Frame 1 (no input): blank canvas, image omitted
Frame 60 (no input): blank canvas, image omitted
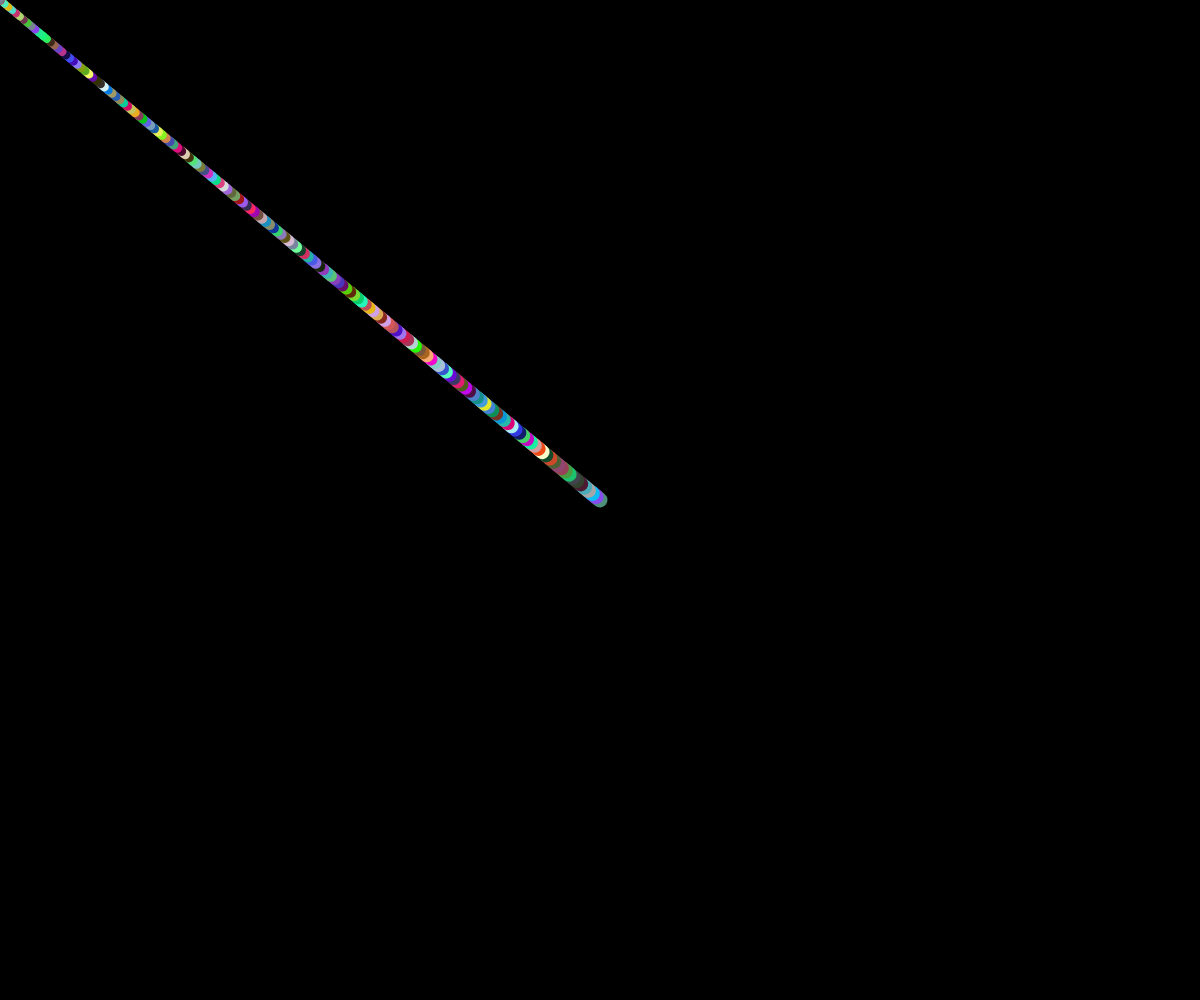
Frame 120 (the mouse pressed at the canvas centre since frame 60)

The p5.js sketch whose frames 1 and 60 were blank and that drew this single picture after the mouse press (run headless with seeded random() and noise() and a simulated clock; from frame 60 on, the mouse is pressed at the canvas centre):

// p5.js sketch
// ── sketch.js
var seg;
var seg1;
var tentacle;
var l=5;
var num=300;

function setup() {
  createCanvas(windowWidth, windowHeight);
  let parent=new Segment([width/2,height/2,0,l]);
  for(let i=0;i<num;i++){
    seg1=new Segment([parent,0,l]);
    parent.child=seg1;
    parent=seg1;
  }
  tentacle=parent;
}

function draw() {
  background(0);
  let i=num+1;
  tentacle.follow(mouseX,mouseY);
  tentacle.calcb();
  tentacle.display(i);
  let next=tentacle.parent; //reverse kinemetics
  while(next!=null){
    next.follow(next.child.a.x,next.child.a.y);
    next.calcb();
    next.display(i);
    next=next.parent;
    i--;
  }
}

// ── Segment.js
class Segment{
    constructor(object){
        // console.log(object);
        this.parent=null;
        if(object.length==3){
            this.parent=object[0];
            this.angle=object[1];
            this.len=object[2]; 
            this.b=createVector(10,10);
            this.child=null;
        }
        else{
            this.a=createVector(object[0],object[1]);
            
            this.angle=object[2];
            this.len=object[3]; 
            this.b=createVector(10,10);
            this.child=null;
        }
    }

    calcb=function(){
        this.b.y=sin(this.angle)*this.len+this.a.y;
        this.b.x=cos(this.angle)*this.len+this.a.x;
    }
    display=function(i){
        stroke(random(1)*255,random(1)*255,random(1)*255);
        strokeWeight(i/20);
        line(this.a.x,this.a.y,this.b.x,this.b.y);
    }
    // follow=function(){
    //     let target=createVector(this.child.a.x,this.child.a.y);
    //     let dir=p5.Vector.sub(target,this.a);
    //     this.angle=dir.heading();
    //     dir.setMag(this.len);
    //     dir.mult(-1);
    //     // let b=this.a.x-x_;
    //     // let h=this.a.y-y_;
    //     this.a=p5.Vector.add(target,dir);
    // }
    follow=function(x_,y_){
        let target=createVector(x_,y_);
        let dir=p5.Vector.sub(target,this.a);
        this.angle=dir.heading();
        dir.setMag(this.len);
        dir.mult(-1);
        // let b=this.a.x-x_;
        // let h=this.a.y-y_;
        this.a=p5.Vector.add(target,dir);
    }

}
